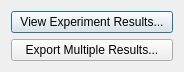
<?xml version="1.0" encoding="UTF-8"?>
<ui version="4.0">
 <class>ViewExperimentResultFormClass</class>
 <widget class="QDialog" name="ViewExperimentResultFormClass">
  <property name="geometry">
   <rect>
    <x>0</x>
    <y>0</y>
    <width>184</width>
    <height>85</height>
   </rect>
  </property>
  <property name="sizePolicy">
   <sizepolicy hsizetype="Preferred" vsizetype="Preferred">
    <horstretch>0</horstretch>
    <verstretch>0</verstretch>
   </sizepolicy>
  </property>
  <property name="windowTitle">
   <string>ViewExperimentResultForm</string>
  </property>
  <property name="modal">
   <bool>true</bool>
  </property>
  <layout class="QVBoxLayout" name="verticalLayout">
   <property name="sizeConstraint">
    <enum>QLayout::SetMinAndMaxSize</enum>
   </property>
   <item>
    <widget class="QPushButton" name="viewExperimentResultButton">
     <property name="text">
      <string>View Experiment Results...</string>
     </property>
    </widget>
   </item>
   <item>
    <widget class="QPushButton" name="exprortMultipleResultsButton">
     <property name="text">
      <string>Export Multiple Results...</string>
     </property>
    </widget>
   </item>
  </layout>
 </widget>
 <layoutdefault spacing="6" margin="11"/>
 <resources/>
 <connections>
  <connection>
   <sender>viewExperimentResultButton</sender>
   <signal>pressed()</signal>
   <receiver>ViewExperimentResultFormClass</receiver>
   <slot>onViewExperimentResults()</slot>
   <hints>
    <hint type="sourcelabel">
     <x>154</x>
     <y>17</y>
    </hint>
    <hint type="destinationlabel">
     <x>179</x>
     <y>16</y>
    </hint>
   </hints>
  </connection>
  <connection>
   <sender>exprortMultipleResultsButton</sender>
   <signal>pressed()</signal>
   <receiver>ViewExperimentResultFormClass</receiver>
   <slot>onExportMultipleResults()</slot>
   <hints>
    <hint type="sourcelabel">
     <x>157</x>
     <y>55</y>
    </hint>
    <hint type="destinationlabel">
     <x>177</x>
     <y>53</y>
    </hint>
   </hints>
  </connection>
 </connections>
 <slots>
  <slot>onViewExperimentResults()</slot>
  <slot>onExportMultipleResults()</slot>
 </slots>
</ui>
